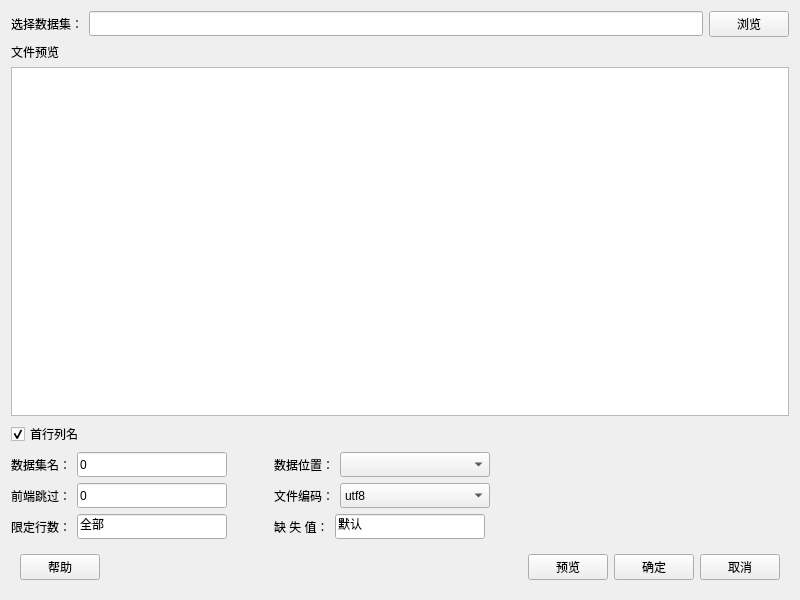
<?xml version="1.0" encoding="UTF-8"?>
<ui version="4.0">
 <class>Form</class>
 <widget class="QWidget" name="Form">
  <property name="geometry">
   <rect>
    <x>0</x>
    <y>0</y>
    <width>800</width>
    <height>600</height>
   </rect>
  </property>
  <property name="minimumSize">
   <size>
    <width>800</width>
    <height>600</height>
   </size>
  </property>
  <property name="maximumSize">
   <size>
    <width>16777215</width>
    <height>16777215</height>
   </size>
  </property>
  <property name="windowTitle">
   <string>导入EXCEL数据</string>
  </property>
  <property name="windowIcon">
   <iconset>
    <normaloff>:/resources/icons/excel.svg</normaloff>:/resources/icons/excel.svg</iconset>
  </property>
  <layout class="QVBoxLayout" name="verticalLayout_3">
   <item>
    <layout class="QHBoxLayout" name="horizontalLayout">
     <item>
      <widget class="QLabel" name="label_8">
       <property name="minimumSize">
        <size>
         <width>0</width>
         <height>25</height>
        </size>
       </property>
       <property name="text">
        <string>选择数据集：</string>
       </property>
      </widget>
     </item>
     <item>
      <widget class="QLineEdit" name="lineEdit_filePath">
       <property name="minimumSize">
        <size>
         <width>0</width>
         <height>25</height>
        </size>
       </property>
      </widget>
     </item>
     <item>
      <widget class="QPushButton" name="pushButton_choosefile">
       <property name="minimumSize">
        <size>
         <width>0</width>
         <height>25</height>
        </size>
       </property>
       <property name="text">
        <string>浏览</string>
       </property>
      </widget>
     </item>
    </layout>
   </item>
   <item>
    <widget class="QLabel" name="label">
     <property name="text">
      <string>文件预览</string>
     </property>
    </widget>
   </item>
   <item>
    <widget class="QTableWidget" name="tableWidget_previewData"/>
   </item>
   <item>
    <layout class="QHBoxLayout" name="horizontalLayout_11">
     <item>
      <widget class="QCheckBox" name="checkBox_ifColumns">
       <property name="text">
        <string>首行列名</string>
       </property>
       <property name="checked">
        <bool>true</bool>
       </property>
      </widget>
     </item>
     <item>
      <spacer name="horizontalSpacer_10">
       <property name="orientation">
        <enum>Qt::Horizontal</enum>
       </property>
       <property name="sizeHint" stdset="0">
        <size>
         <width>37</width>
         <height>22</height>
        </size>
       </property>
      </spacer>
     </item>
    </layout>
   </item>
   <item>
    <layout class="QHBoxLayout" name="horizontalLayout_9">
     <item>
      <layout class="QVBoxLayout" name="verticalLayout">
       <item>
        <layout class="QHBoxLayout" name="horizontalLayout_2">
         <item>
          <widget class="QLabel" name="label_9">
           <property name="minimumSize">
            <size>
             <width>0</width>
             <height>25</height>
            </size>
           </property>
           <property name="text">
            <string>数据集名：</string>
           </property>
          </widget>
         </item>
         <item>
          <widget class="QLineEdit" name="lineEdit_datasetName">
           <property name="minimumSize">
            <size>
             <width>150</width>
             <height>25</height>
            </size>
           </property>
           <property name="maximumSize">
            <size>
             <width>150</width>
             <height>16777215</height>
            </size>
           </property>
           <property name="text">
            <string>0</string>
           </property>
          </widget>
         </item>
         <item>
          <spacer name="horizontalSpacer_7">
           <property name="orientation">
            <enum>Qt::Horizontal</enum>
           </property>
           <property name="sizeHint" stdset="0">
            <size>
             <width>40</width>
             <height>20</height>
            </size>
           </property>
          </spacer>
         </item>
        </layout>
       </item>
       <item>
        <layout class="QHBoxLayout" name="horizontalLayout_3">
         <item>
          <widget class="QLabel" name="label_3">
           <property name="minimumSize">
            <size>
             <width>0</width>
             <height>25</height>
            </size>
           </property>
           <property name="text">
            <string>前端跳过：</string>
           </property>
          </widget>
         </item>
         <item>
          <widget class="QLineEdit" name="lineEdit_passHead">
           <property name="minimumSize">
            <size>
             <width>150</width>
             <height>25</height>
            </size>
           </property>
           <property name="maximumSize">
            <size>
             <width>150</width>
             <height>16777215</height>
            </size>
           </property>
           <property name="text">
            <string>0</string>
           </property>
          </widget>
         </item>
         <item>
          <spacer name="horizontalSpacer_8">
           <property name="orientation">
            <enum>Qt::Horizontal</enum>
           </property>
           <property name="sizeHint" stdset="0">
            <size>
             <width>40</width>
             <height>20</height>
            </size>
           </property>
          </spacer>
         </item>
        </layout>
       </item>
       <item>
        <layout class="QHBoxLayout" name="horizontalLayout_4">
         <item>
          <widget class="QLabel" name="label_4">
           <property name="minimumSize">
            <size>
             <width>0</width>
             <height>25</height>
            </size>
           </property>
           <property name="text">
            <string>限定行数：</string>
           </property>
          </widget>
         </item>
         <item>
          <widget class="QLineEdit" name="lineEdit_limitRow">
           <property name="minimumSize">
            <size>
             <width>150</width>
             <height>25</height>
            </size>
           </property>
           <property name="maximumSize">
            <size>
             <width>150</width>
             <height>16777215</height>
            </size>
           </property>
           <property name="text">
            <string>全部</string>
           </property>
          </widget>
         </item>
         <item>
          <spacer name="horizontalSpacer_9">
           <property name="orientation">
            <enum>Qt::Horizontal</enum>
           </property>
           <property name="sizeHint" stdset="0">
            <size>
             <width>40</width>
             <height>20</height>
            </size>
           </property>
          </spacer>
         </item>
        </layout>
       </item>
      </layout>
     </item>
     <item>
      <layout class="QVBoxLayout" name="verticalLayout_2">
       <item>
        <layout class="QHBoxLayout" name="horizontalLayout_5">
         <item>
          <widget class="QLabel" name="label_6">
           <property name="minimumSize">
            <size>
             <width>0</width>
             <height>25</height>
            </size>
           </property>
           <property name="text">
            <string>数据位置：</string>
           </property>
          </widget>
         </item>
         <item>
          <widget class="QComboBox" name="comboBox_sheet">
           <property name="minimumSize">
            <size>
             <width>150</width>
             <height>25</height>
            </size>
           </property>
           <property name="maximumSize">
            <size>
             <width>100</width>
             <height>16777215</height>
            </size>
           </property>
          </widget>
         </item>
         <item>
          <spacer name="horizontalSpacer_3">
           <property name="orientation">
            <enum>Qt::Horizontal</enum>
           </property>
           <property name="sizeHint" stdset="0">
            <size>
             <width>40</width>
             <height>20</height>
            </size>
           </property>
          </spacer>
         </item>
        </layout>
       </item>
       <item>
        <layout class="QHBoxLayout" name="horizontalLayout_6">
         <item>
          <widget class="QLabel" name="label_5">
           <property name="minimumSize">
            <size>
             <width>0</width>
             <height>25</height>
            </size>
           </property>
           <property name="text">
            <string>文件编码：</string>
           </property>
          </widget>
         </item>
         <item>
          <widget class="QComboBox" name="comboBox_encode">
           <property name="minimumSize">
            <size>
             <width>150</width>
             <height>25</height>
            </size>
           </property>
           <property name="maximumSize">
            <size>
             <width>100</width>
             <height>16777215</height>
            </size>
           </property>
           <item>
            <property name="text">
             <string>utf8</string>
            </property>
           </item>
           <item>
            <property name="text">
             <string>gb2312</string>
            </property>
           </item>
           <item>
            <property name="text">
             <string>gbk</string>
            </property>
           </item>
           <item>
            <property name="text">
             <string>ascii</string>
            </property>
           </item>
          </widget>
         </item>
         <item>
          <spacer name="horizontalSpacer_4">
           <property name="orientation">
            <enum>Qt::Horizontal</enum>
           </property>
           <property name="sizeHint" stdset="0">
            <size>
             <width>40</width>
             <height>20</height>
            </size>
           </property>
          </spacer>
         </item>
        </layout>
       </item>
       <item>
        <layout class="QHBoxLayout" name="horizontalLayout_7">
         <item>
          <widget class="QLabel" name="label_7">
           <property name="minimumSize">
            <size>
             <width>0</width>
             <height>25</height>
            </size>
           </property>
           <property name="text">
            <string>缺 失 值：</string>
           </property>
          </widget>
         </item>
         <item>
          <widget class="QLineEdit" name="lineEdit_missValue">
           <property name="minimumSize">
            <size>
             <width>150</width>
             <height>25</height>
            </size>
           </property>
           <property name="maximumSize">
            <size>
             <width>150</width>
             <height>16777215</height>
            </size>
           </property>
           <property name="text">
            <string>默认</string>
           </property>
          </widget>
         </item>
         <item>
          <spacer name="horizontalSpacer_5">
           <property name="orientation">
            <enum>Qt::Horizontal</enum>
           </property>
           <property name="sizeHint" stdset="0">
            <size>
             <width>40</width>
             <height>20</height>
            </size>
           </property>
          </spacer>
         </item>
        </layout>
       </item>
      </layout>
     </item>
     <item>
      <spacer name="horizontalSpacer">
       <property name="orientation">
        <enum>Qt::Horizontal</enum>
       </property>
       <property name="sizeHint" stdset="0">
        <size>
         <width>40</width>
         <height>20</height>
        </size>
       </property>
      </spacer>
     </item>
    </layout>
   </item>
   <item>
    <widget class="QWidget" name="widget" native="true">
     <property name="minimumSize">
      <size>
       <width>50</width>
       <height>0</height>
      </size>
     </property>
     <property name="maximumSize">
      <size>
       <width>16777215</width>
       <height>16777215</height>
      </size>
     </property>
     <layout class="QHBoxLayout" name="horizontalLayout_10">
      <item>
       <layout class="QHBoxLayout" name="horizontalLayout_8">
        <item>
         <widget class="QPushButton" name="pushButton_ok_2">
          <property name="minimumSize">
           <size>
            <width>0</width>
            <height>25</height>
           </size>
          </property>
          <property name="text">
           <string>帮助</string>
          </property>
         </widget>
        </item>
        <item>
         <spacer name="horizontalSpacer_2">
          <property name="orientation">
           <enum>Qt::Horizontal</enum>
          </property>
          <property name="sizeHint" stdset="0">
           <size>
            <width>40</width>
            <height>20</height>
           </size>
          </property>
         </spacer>
        </item>
        <item>
         <widget class="QPushButton" name="pushButton_preview">
          <property name="minimumSize">
           <size>
            <width>0</width>
            <height>25</height>
           </size>
          </property>
          <property name="text">
           <string>预览</string>
          </property>
         </widget>
        </item>
        <item>
         <widget class="QPushButton" name="pushButton_ok">
          <property name="minimumSize">
           <size>
            <width>0</width>
            <height>25</height>
           </size>
          </property>
          <property name="text">
           <string>确定</string>
          </property>
         </widget>
        </item>
        <item>
         <widget class="QPushButton" name="pushButton_cancel">
          <property name="minimumSize">
           <size>
            <width>0</width>
            <height>25</height>
           </size>
          </property>
          <property name="text">
           <string>取消</string>
          </property>
         </widget>
        </item>
       </layout>
      </item>
     </layout>
    </widget>
   </item>
  </layout>
 </widget>
 <resources>
  <include location="../pyqtsource.qrc"/>
 </resources>
 <connections/>
</ui>
